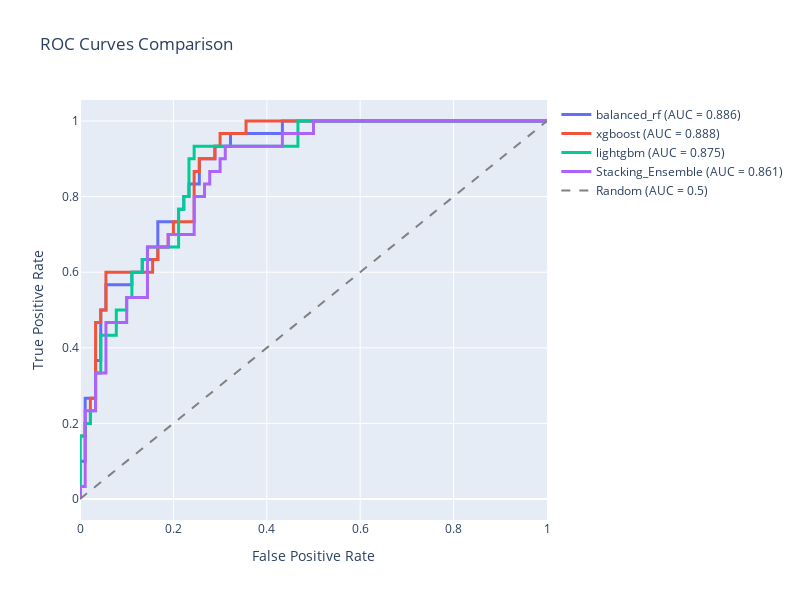

Notebook source saved alongside this figure:
### Markdown cell above
### Step 6: Comprehensive Model Evaluation

### Code cell
class ComprehensiveEvaluator:
    """
    Comprehensive model evaluation with multiple metrics and visualizations
    """
    
    def __init__(self):
        self.results = {}
        
    def calculate_metrics(self, y_true, y_pred, y_pred_proba=None):
        """Calculate comprehensive metrics"""
        from sklearn.metrics import (
            accuracy_score, precision_score, recall_score, f1_score,
            roc_auc_score, matthews_corrcoef, confusion_matrix,
            classification_report
        )
        
        metrics = {
            'accuracy': accuracy_score(y_true, y_pred),
            'precision': precision_score(y_true, y_pred),
            'recall': recall_score(y_true, y_pred),
            'f1': f1_score(y_true, y_pred),
            'mcc': matthews_corrcoef(y_true, y_pred)
        }
        
        if y_pred_proba is not None:
            metrics['auc'] = roc_auc_score(y_true, y_pred_proba)
            
        # Confusion matrix components
        tn, fp, fn, tp = confusion_matrix(y_true, y_pred).ravel()
        metrics.update({
            'sensitivity': tp / (tp + fn),
            'specificity': tn / (tn + fp),
            'tp': tp, 'tn': tn, 'fp': fp, 'fn': fn
        })
        
        return metrics
    
    def cross_validation_evaluation(self, model, X, y, cv_folds=5):
        """Comprehensive cross-validation evaluation"""
        cv = StratifiedKFold(n_splits=cv_folds, shuffle=True, random_state=42)
        
        cv_results = {
            'accuracy': [], 'precision': [], 'recall': [], 'f1': [],
            'auc': [], 'mcc': [], 'sensitivity': [], 'specificity': []
        }
        
        for train_idx, val_idx in cv.split(X, y):
            X_train_fold = X.iloc[train_idx]
            y_train_fold = y.iloc[train_idx]
            X_val_fold = X.iloc[val_idx]
            y_val_fold = y.iloc[val_idx]
            
            # Train and predict
            model_clone = clone(model)
            model_clone.fit(X_train_fold, y_train_fold)
            y_pred = model_clone.predict(X_val_fold)
            y_pred_proba = model_clone.predict_proba(X_val_fold)[:, 1]
            
            # Calculate metrics
            fold_metrics = self.calculate_metrics(y_val_fold, y_pred, y_pred_proba)
            
            for metric in cv_results:
                if metric in fold_metrics:
                    cv_results[metric].append(fold_metrics[metric])
        
        # Calculate means and stds
        cv_summary = {}
        for metric, values in cv_results.items():
            cv_summary[f'{metric}_mean'] = np.mean(values)
            cv_summary[f'{metric}_std'] = np.std(values)
            
        return cv_summary
    
    def evaluate_model(self, model, X_train, y_train, X_test, y_test, model_name):
        """Complete model evaluation"""
        print(f"Evaluating {model_name}...")
        
        # Cross-validation results
        cv_results = self.cross_validation_evaluation(model, X_train, y_train)
        
        # Train on full training set and test
        model.fit(X_train, y_train)
        y_pred_test = model.predict(X_test)
        y_pred_proba_test = model.predict_proba(X_test)[:, 1]
        
        # Test set metrics
        test_metrics = self.calculate_metrics(y_test, y_pred_test, y_pred_proba_test)
        
        # Store results
        self.results[model_name] = {
            'cv_results': cv_results,
            'test_metrics': test_metrics,
            'predictions': {
                'y_pred': y_pred_test,
                'y_pred_proba': y_pred_proba_test
            }
        }
        
        return cv_results, test_metrics
    
    def create_results_dataframe(self):
        """Create comprehensive results DataFrame"""
        data = []
        
        for model_name, result in self.results.items():
            row = {'Model': model_name}
            
            # Add CV results (only if they exist)
            if 'cv_results' in result:
                for metric, value in result['cv_results'].items():
                    row[f'CV_{metric}'] = value
            else:
                # Fill with NaN for missing CV results
                cv_metrics = ['accuracy_mean', 'accuracy_std', 'precision_mean', 'precision_std', 
                            'recall_mean', 'recall_std', 'f1_mean', 'f1_std', 'auc_mean', 'auc_std',
                            'mcc_mean', 'mcc_std', 'sensitivity_mean', 'sensitivity_std', 
                            'specificity_mean', 'specificity_std']
                for metric in cv_metrics:
                    row[f'CV_{metric}'] = np.nan
                
            # Add test results
            for metric, value in result['test_metrics'].items():
                if metric not in ['tp', 'tn', 'fp', 'fn']:
                    row[f'Test_{metric}'] = value
                    
            data.append(row)
            
        return pd.DataFrame(data)
    
    def plot_roc_curves(self, X_test, y_test):
        """Plot ROC curves for all models"""
        fig = go.Figure()
        
        for model_name, results in self.results.items():
            y_pred_proba = results['predictions']['y_pred_proba']
            
            from sklearn.metrics import roc_curve
            fpr, tpr, _ = roc_curve(y_test, y_pred_proba)
            auc_score = results['test_metrics']['auc']
            
            fig.add_trace(go.Scatter(
                x=fpr, y=tpr,
                mode='lines',
                name=f'{model_name} (AUC = {auc_score:.3f})',
                line=dict(width=3)
            ))
        
        # Add diagonal line
        fig.add_trace(go.Scatter(
            x=[0, 1], y=[0, 1],
            mode='lines',
            name='Random (AUC = 0.5)',
            line=dict(dash='dash', color='gray')
        ))
        
        fig.update_layout(
            title='ROC Curves Comparison',
            xaxis_title='False Positive Rate',
            yaxis_title='True Positive Rate',
            width=800, height=600
        )
        
        fig.show()
        
    def plot_feature_importance(self, model, feature_names, model_name, top_n=20):
        """Plot feature importance"""
        if hasattr(model, 'feature_importances_'):
            importances = model.feature_importances_
        elif hasattr(model, 'coef_'):
            importances = np.abs(model.coef_[0])
        else:
            print(f"Cannot extract feature importance for {model_name}")
            return
            
        feature_imp = pd.DataFrame({
            'feature': feature_names,
            'importance': importances
        }).sort_values('importance', ascending=False)
        
        top_features = feature_imp.head(top_n)
        
        fig = px.bar(
            top_features.iloc[::-1],  # Reverse for better visualization
            x='importance',
            y='feature',
            orientation='h',
            title=f'Top {top_n} Feature Importances - {model_name}'
        )
        
        fig.update_layout(height=600)
        fig.show()

# Evaluate individual models
evaluator = ComprehensiveEvaluator()

# Evaluate optimized models
for model_name, model in optimized_models.items():
    evaluator.evaluate_model(
        model, X_train_selected, Y_train, X_test_selected, Y_test, model_name
    )

# Evaluate ensemble
ensemble_pred = ensemble.predict_stacking(X_test_selected)
ensemble_pred_proba = ensemble.predict_proba_stacking(X_test_selected)[:, 1]

# Add ensemble results manually
ensemble_test_metrics = evaluator.calculate_metrics(Y_test, ensemble_pred, ensemble_pred_proba)

# # cross-validate ensemble
# cv_results = evaluator.cross_validation_evaluation(ensemble, X_train_selected, Y_train)

evaluator.results['Stacking_Ensemble'] = {
    # 'cv_results': cv_results,
    'test_metrics': ensemble_test_metrics,
    'predictions': {
        'y_pred': ensemble_pred,
        'y_pred_proba': ensemble_pred_proba
    }
}

# Create results summary
results_df = evaluator.create_results_dataframe()
print("\nModel Comparison Results:")
print(results_df.round(4))

# Plot ROC curves
evaluator.plot_roc_curves(X_test_selected, Y_test)

### Figure 1 — Plotly figure (JSON) as saved in the notebook; plotly's stock layout.template omitted (floating-point values rounded to 4 significant figures)
{"data": [{"line": {"width": 3}, "mode": "lines", "name": "balanced_rf (AUC = 0.886)", "type": "scatter", "x": [0.0, 0.0, 0.0, 0.01111, 0.01111, 0.03333, 0.03333, 0.04444, 0.04444, 0.05556, 0.05556, 0.1111, 0.1111, 0.1333, 0.1333, 0.1667, 0.1667, 0.2111, 0.2111, 0.2222, 0.2222, 0.2333, 0.2333, 0.2556, 0.2556, 0.2889, 0.2889, 0.3222, 0.3222, 0.4333, 0.4333, 1.0], "y": [0.0, 0.03333, 0.1, 0.1, 0.2667, 0.2667, 0.3667, 0.3667, 0.5, 0.5, 0.5667, 0.5667, 0.6, 0.6, 0.6333, 0.6333, 0.7333, 0.7333, 0.7667, 0.7667, 0.8, 0.8, 0.8333, 0.8333, 0.9, 0.9, 0.9333, 0.9333, 0.9667, 0.9667, 1.0, 1.0]}, {"line": {"width": 3}, "mode": "lines", "name": "xgboost (AUC = 0.888)", "type": "scatter", "x": [0.0, 0.0, 0.0, 0.01111, 0.01111, 0.02222, 0.02222, 0.03333, 0.03333, 0.04444, 0.04444, 0.05556, 0.05556, 0.05556, 0.1556, 0.1556, 0.1667, 0.1667, 0.1889, 0.1889, 0.2, 0.2, 0.2444, 0.2444, 0.2556, 0.2556, 0.2889, 0.2889, 0.3, 0.3, 0.3556, 0.3556, 1.0], "y": [0.0, 0.03333, 0.1667, 0.1667, 0.2, 0.2, 0.2667, 0.2667, 0.4667, 0.4667, 0.5, 0.5, 0.5667, 0.6, 0.6, 0.6333, 0.6333, 0.6667, 0.6667, 0.7, 0.7, 0.7333, 0.7333, 0.8667, 0.8667, 0.9, 0.9, 0.9333, 0.9333, 0.9667, 0.9667, 1.0, 1.0]}, {"line": {"width": 3}, "mode": "lines", "name": "lightgbm (AUC = 0.875)", "type": "scatter", "x": [0.0, 0.0, 0.0, 0.01111, 0.01111, 0.02222, 0.02222, 0.03333, 0.03333, 0.04444, 0.04444, 0.07778, 0.07778, 0.1, 0.1, 0.1111, 0.1111, 0.1333, 0.1333, 0.1444, 0.1444, 0.2111, 0.2111, 0.2111, 0.2222, 0.2222, 0.2333, 0.2333, 0.2444, 0.2444, 0.4667, 0.4667, 1.0], "y": [0.0, 0.03333, 0.1667, 0.1667, 0.2, 0.2, 0.2333, 0.2333, 0.3333, 0.3333, 0.4333, 0.4333, 0.5, 0.5, 0.5333, 0.5333, 0.6, 0.6, 0.6333, 0.6333, 0.6667, 0.6667, 0.7333, 0.7667, 0.7667, 0.8, 0.8, 0.9, 0.9, 0.9333, 0.9333, 1.0, 1.0]}, {"line": {"width": 3}, "mode": "lines", "name": "Stacking_Ensemble (AUC = 0.861)", "type": "scatter", "x": [0.0, 0.0, 0.01111, 0.01111, 0.01111, 0.03333, 0.03333, 0.05556, 0.05556, 0.1, 0.1, 0.1444, 0.1444, 0.1444, 0.1889, 0.1889, 0.2444, 0.2444, 0.2667, 0.2667, 0.2778, 0.2778, 0.3, 0.3, 0.3111, 0.3111, 0.4333, 0.4333, 0.5, 0.5, 0.5222, 0.5556, 1.0], "y": [0.0, 0.03333, 0.03333, 0.1667, 0.2333, 0.2333, 0.3333, 0.3333, 0.4667, 0.4667, 0.5333, 0.5333, 0.6, 0.6667, 0.6667, 0.7, 0.7, 0.8, 0.8, 0.8333, 0.8333, 0.8667, 0.8667, 0.9, 0.9, 0.9333, 0.9333, 0.9667, 0.9667, 1.0, 1.0, 1.0, 1.0]}, {"line": {"color": "gray", "dash": "dash"}, "mode": "lines", "name": "Random (AUC = 0.5)", "type": "scatter", "x": [0, 1], "y": [0, 1]}], "layout": {"height": 600, "title": {"text": "ROC Curves Comparison"}, "width": 800, "xaxis": {"title": {"text": "False Positive Rate"}}, "yaxis": {"title": {"text": "True Positive Rate"}}}}
